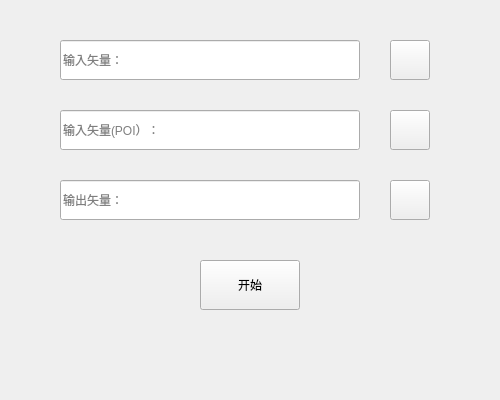
<?xml version="1.0" encoding="UTF-8"?>
<ui version="4.0">
 <class>locationLinkPropertyClass</class>
 <widget class="QWidget" name="locationLinkPropertyClass">
  <property name="geometry">
   <rect>
    <x>0</x>
    <y>0</y>
    <width>500</width>
    <height>400</height>
   </rect>
  </property>
  <property name="windowTitle">
   <string>locationLinkProperty</string>
  </property>
  <widget class="QLineEdit" name="vectorFileInput">
   <property name="geometry">
    <rect>
     <x>60</x>
     <y>40</y>
     <width>300</width>
     <height>40</height>
    </rect>
   </property>
   <property name="inputMask">
    <string/>
   </property>
   <property name="text">
    <string/>
   </property>
   <property name="readOnly">
    <bool>true</bool>
   </property>
   <property name="placeholderText">
    <string>输入矢量：</string>
   </property>
  </widget>
  <widget class="QLineEdit" name="poiFileInput">
   <property name="geometry">
    <rect>
     <x>60</x>
     <y>110</y>
     <width>300</width>
     <height>40</height>
    </rect>
   </property>
   <property name="inputMask">
    <string/>
   </property>
   <property name="text">
    <string/>
   </property>
   <property name="readOnly">
    <bool>true</bool>
   </property>
   <property name="placeholderText">
    <string>输入矢量(POI）：</string>
   </property>
  </widget>
  <widget class="QLineEdit" name="vectorFileOutput">
   <property name="geometry">
    <rect>
     <x>60</x>
     <y>180</y>
     <width>300</width>
     <height>40</height>
    </rect>
   </property>
   <property name="inputMask">
    <string/>
   </property>
   <property name="text">
    <string/>
   </property>
   <property name="readOnly">
    <bool>true</bool>
   </property>
   <property name="placeholderText">
    <string>输出矢量：</string>
   </property>
  </widget>
  <widget class="QPushButton" name="openVectorFile">
   <property name="geometry">
    <rect>
     <x>390</x>
     <y>40</y>
     <width>40</width>
     <height>40</height>
    </rect>
   </property>
   <property name="text">
    <string/>
   </property>
   <property name="icon">
    <iconset resource="AoGIS.qrc">
     <normaloff>:/AoGIS/res/openFile.png</normaloff>:/AoGIS/res/openFile.png</iconset>
   </property>
  </widget>
  <widget class="QPushButton" name="openPoiFile">
   <property name="geometry">
    <rect>
     <x>390</x>
     <y>110</y>
     <width>40</width>
     <height>40</height>
    </rect>
   </property>
   <property name="text">
    <string/>
   </property>
   <property name="icon">
    <iconset resource="AoGIS.qrc">
     <normaloff>:/AoGIS/res/openFile.png</normaloff>:/AoGIS/res/openFile.png</iconset>
   </property>
  </widget>
  <widget class="QPushButton" name="saveVectorFile">
   <property name="geometry">
    <rect>
     <x>390</x>
     <y>180</y>
     <width>40</width>
     <height>40</height>
    </rect>
   </property>
   <property name="text">
    <string/>
   </property>
   <property name="icon">
    <iconset resource="AoGIS.qrc">
     <normaloff>:/AoGIS/res/saveFile.png</normaloff>:/AoGIS/res/saveFile.png</iconset>
   </property>
  </widget>
  <widget class="QPushButton" name="begin">
   <property name="geometry">
    <rect>
     <x>200</x>
     <y>260</y>
     <width>100</width>
     <height>50</height>
    </rect>
   </property>
   <property name="text">
    <string>开始</string>
   </property>
  </widget>
 </widget>
 <layoutdefault spacing="6" margin="11"/>
 <resources>
  <include location="AoGIS.qrc"/>
 </resources>
 <connections/>
</ui>
